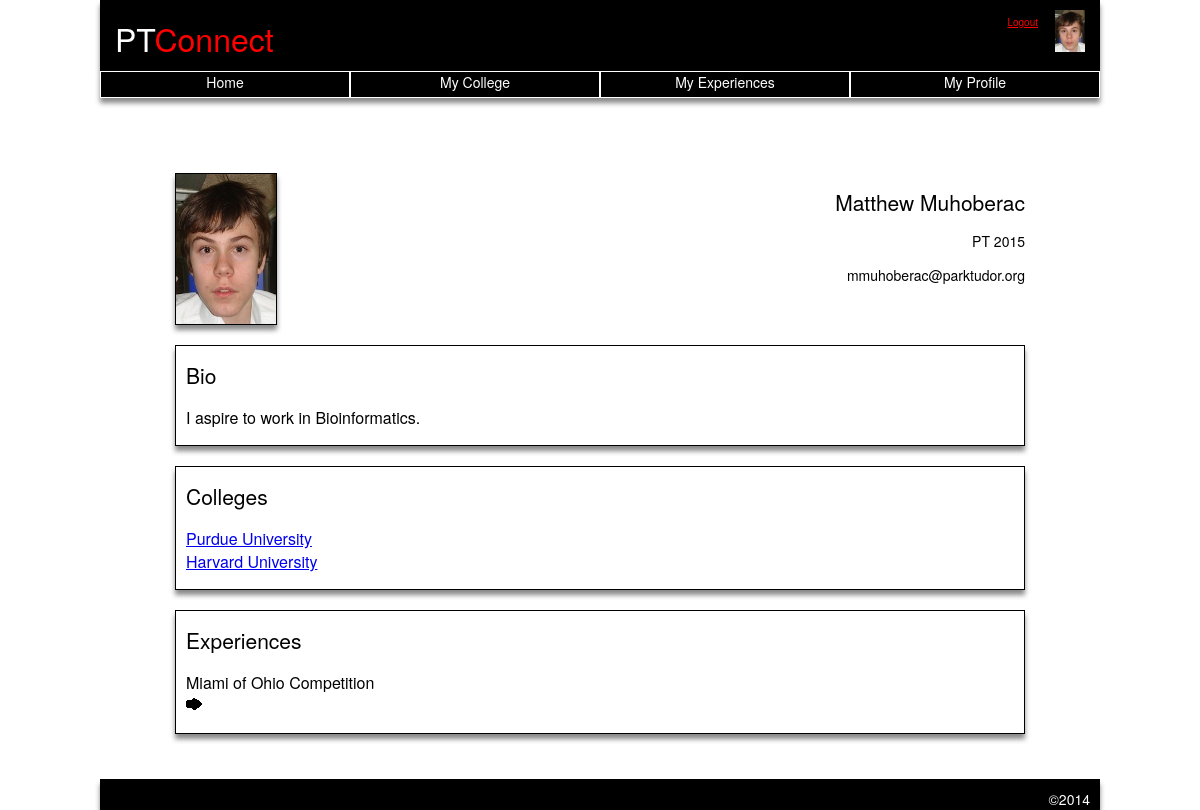
The page /project_files/php_work_material/profile.php (signed in) on the database its author committed.
### tables this page shows
CREATE TABLE IF NOT EXISTS `accounts` (
  `id` int(11) NOT NULL AUTO_INCREMENT,
  `first_name` varchar(45) NOT NULL,
  `last_name` varchar(45) NOT NULL,
  `email` varchar(45) NOT NULL,
  `pt_grad_year` int(11) NOT NULL,
  `bio` varchar(200) NOT NULL,
  `password` varchar(45) NOT NULL,
  `image_link` varchar(30) NOT NULL,
  PRIMARY KEY (`id`)
);

CREATE TABLE IF NOT EXISTS `experiences` (
  `id` int(11) NOT NULL AUTO_INCREMENT,
  `type` varchar(45) NOT NULL,
  `title` varchar(45) NOT NULL,
  `content` varchar(200) NOT NULL,
  `accounts_id` int(11) NOT NULL,
  PRIMARY KEY (`id`)
);

### project_files/model/accounts_db.php (called while the page is built, shortened)
<?php
function get_image($id){
    global $db;
    $query = "SELECT image_link FROM accounts WHERE id = '$id'";
    $res = $db->query($query);
    return $res->fetch();
}
function get_name($id) {
    global $db;
    $query = "SELECT *
        FROM accounts
        WHERE id = '$id'";
    $result = $db->query($query);
    return $result->fetch();
}

### project_files/model/university_db.php (called while the page is built, shortened)
<?php
function get_college($userID) {
    global $db;
    $query = "SELECT distinct university_id FROM questions WHERE accounts_id = '$userID'";
    $college = $db->query($query);
    return $college;
}
function get_college_name($collegeID){
    global$db;
    $query = "Select * from universities where id = '$collegeID'";
    $name = $db->query($query);
    return $name;
}
?>

### project_files/model/experiences_db.php (called while the page is built, shortened)
<?php
function get_experiences($id) {
    global $db;
    $query = "SELECT * FROM experiences WHERE accounts_id = '$id'";
    $result = $db->query($query);
    return $result;
}
?>

### project_files/php_work_material/profile.php (the view, shortened to what this page needs)
<?php
include("../model/database.php");
include("../model/university_db.php");
include("../model/accounts_db.php");
include("../model/experiences_db.php");
$userID = 1;
$g_colleges = get_college($userID);
$arr_exp = get_experiences($userID)->fetchAll() ;
?>
<!DOCTYPE html>
<html>
<?php include "header.php"?>
<head>
    <link rel="stylesheet" type="text/css" href="stylesheet.css"/>
</head>
<body>
<div id="profile">
    <div id="profilePicture">
        <img src="<?php echo get_image($userID)['image_link']; ?>"/>
    </div>
    <div id="profileInfo">
        <h1><?php $name = get_name($userID); echo $name['first_name'] . " " . $name['last_name'];?></h1>
        <p>PT <?php echo $name['pt_grad_year']; ?> </p>
        <p><?php echo $name['email']; ?></p>
    </div>
    <div id="bio">
        <h1>Bio</h1>
        <p><?php echo $name['bio']; ?> </p>
    </div>
    <div id="colleges">
        <h1>Colleges</h1>
        <ul>
            <?php foreach($g_colleges as $g_college){ ?>
                <li><a href = "college.php?university_id=<?php echo $g_college['university_id'] ?>&userID=<?php echo $userID ?>"> <?php echo get_college_name($g_college['university_id'])->fetch()['name']; ?> </a></li>
            <?php } ?>
        </ul>
    </div>
    <div id="experiences">
        <h1>Experiences</h1>
        <ul>
            <?php for($i = 0; $i < count($arr_exp); $i++):?>
                <li>
                    <div class = "expdiv"> <?php echo $arr_exp[$i]['title']; ?>  </div> <span class = "expander"> <img class = "exp_img" src =  "../test_material/bullets_picture/Bullet_Arrow_R.png";
                </span>
                </li>
            <?php endfor; ?>
        </ul>
    </div>
</div>
</body>
<?php include "footer.php" ?>
</html>

### project_files/php_work_material/stylesheet.css (style rules this page uses)
body, html { min-width: 780px; max-width: 1000px; margin: 0 auto; height:100%; }
h1 { font-weight: normal; }
#profile { margin: 75px; }
#profilePicture { width: 100px; height: 150px; border: 1px solid black; float: left; margin-bottom: 20px; box-shadow: 0px 5px 5px #888888; }
#profilePicture img { height: 150px; width: 100px; }
#profileInfo { font-family: "HelveticaNeue-Light", "Helvetica Neue Light", "Helvetica Neue", Helvetica, sans-serif; float: right; text-align: right; font-size: 14px; }
#profileInfo h1, #bio h1, #colleges h1, #experiences h1 { font-weight: 500; font-size: 21px; }
#bio, #colleges, #experiences { font-family: "HelveticaNeue-Light", "Helvetica Neue Light", "Helvetica Neue", Helvetica, sans-serif; border: 1px solid black; clear: left; margin-top: 20px; padding: 0px 10px 0px 10px; box-shadow: 0px 5px 5px #888888; }
#bio ul, #colleges ul, #experiences ul { padding: 0; list-style-type: none; }

### rows shown on the page
accounts: image_link (picture), first_name "Matthew", last_name "Muhoberac", pt_grad_year "2015", email "mmuhoberac@parktudor.org", bio "I aspire to work in Bioinformatics."
experiences: title "Miami of Ohio Competition"

### other values the page prints
get_college_name($g_college['university_id'])->fetch()['name'] "Purdue University"
get_college_name($g_college['university_id'])->fetch()['name'] "Harvard University"
